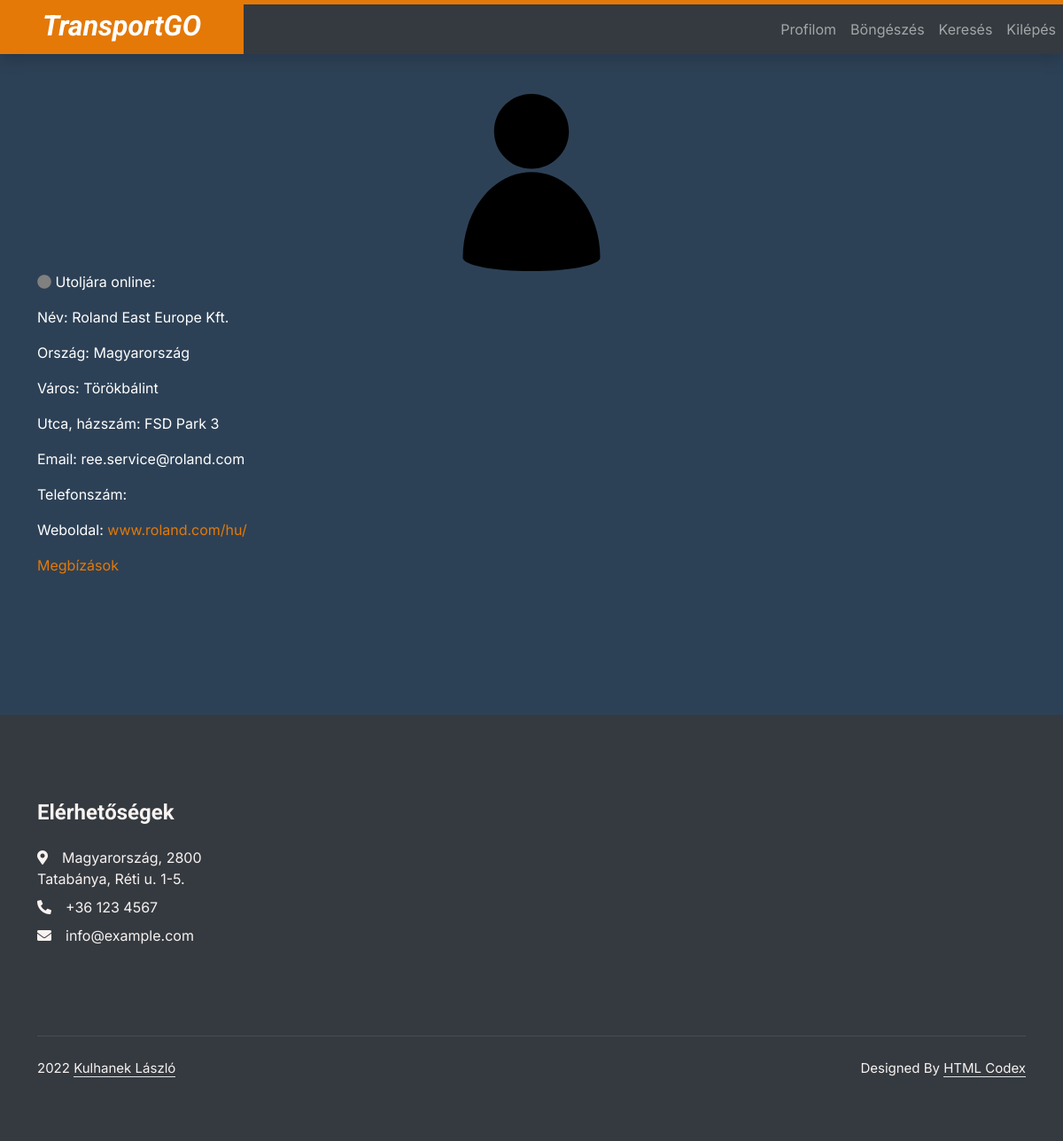
Before: /index.php?page=profile&id=6 (signed in) with the older database file.
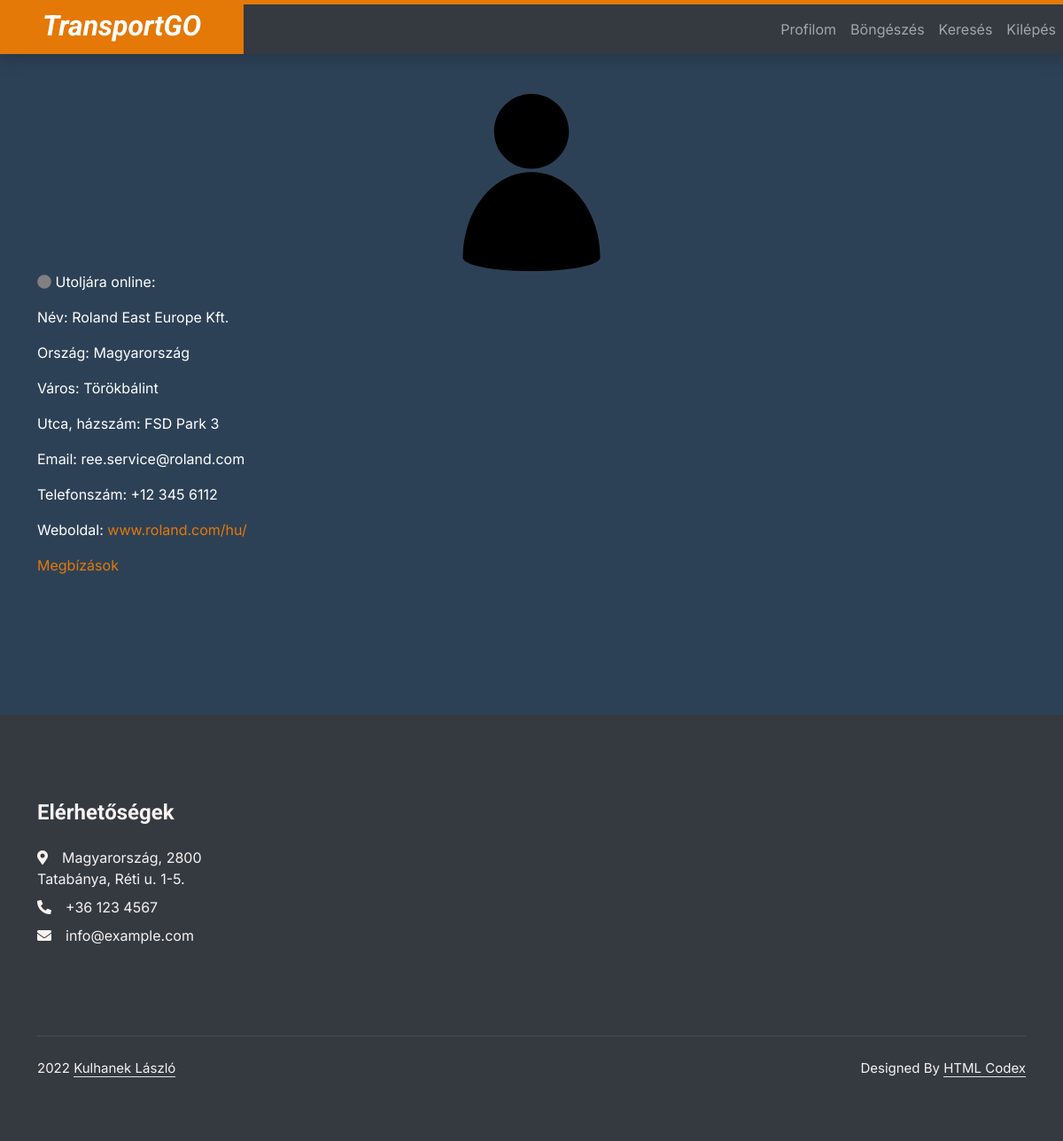
After: the same page with the newer database file.
### tables this page shows
CREATE TABLE `companies` (
  `compID` int(10) NOT NULL,
  `name` varchar(120) NOT NULL,
  `townID` int(10) NOT NULL,
  `street` varchar(120) NOT NULL,
  `houseNumber` varchar(10) NOT NULL,
  `email` varchar(120) NOT NULL,
  `phoneNumber` varchar(15) NOT NULL,
  `webpage` varchar(120) NOT NULL,
  `username` varchar(50) NOT NULL,
  `password` varchar(32) NOT NULL
);

### model/Company.php (called while the page is built, shortened)
<?php
class Company {
    private $compID;
    private $name;
    private $street;
    private $houseNumber;
    private $email;
    private $phoneNumber;
    private $webpage;
    public function set_user($id, $conn) {
        $sql = "SELECT compID, `name`, townID, street, houseNumber, email, phoneNumber, webpage, username, `password` FROM companies";
        $sql .= " WHERE compID = ".htmlspecialchars($id)." ";
        $result = $conn->query($sql);
        if ($conn->query($sql)) {
            if ($result->num_rows > 0) {
                $row = $result->fetch_assoc();
                $this->compID = $row['compID'];
                $this->name = $row['name'];
                $this->street = $row['street'];
                $this->houseNumber = $row['houseNumber'];
                $this->email = $row['email'];
                $this->phoneNumber = $row['phoneNumber'];
                $this->webpage = $row['webpage'];
            }
        }
    }
    public function get_id(){
        return $this->compID;
    }
    public function get_name(){
        return $this->name;
    }
    public function get_street(){
        return $this->street;
    }
    public function get_houseNumber(){
        return $this->houseNumber;
    }
    public function get_email(){
        return $this->email;
    }
    public function get_phone(){
        return $this->phoneNumber;
    }
    public function get_webpage(){
        return $this->webpage;
    }
}
?>

### model/Country.php (called while the page is built, shortened)
<?php
class Country{
    private $name;
    public function set_country($id, $conn) {
        $sql = "SELECT countryID, name FROM countries";
        $sql .= " WHERE countryID LIKE '".htmlspecialchars($id)."' ";
        $result = $conn->query($sql);
        if ($conn->query($sql)) {
            if ($result->num_rows > 0) {
                $row = $result->fetch_assoc();
                $this->name = $row['name'];
            }
        }
    }
    public function get_name(){
        return $this->name;
    }
}
?>

### model/Town.php (called while the page is built, shortened)
<?php
class Town{
    private $name;
    public function set_town($id, $conn) {
        $sql = "SELECT townID, name, countryID FROM towns";
        $sql .= " WHERE townID LIKE '".htmlspecialchars($id)."' ";
        $result = $conn->query($sql);
        if ($conn->query($sql)) {
            if ($result->num_rows > 0) {
                $row = $result->fetch_assoc();
                $this->name = $row['name'];
            }
        }
    }
    public function get_name(){
        return $this->name;
    }
}
?>

### view/profile.php (the view, shortened to what this page needs)
<div class="container">
<?php
    if($_SESSION["type"]=="driver"){
?>
<div>
    <img class="rounded mx-auto profilePic d-block" src="img/default.svg" alt="Profilkép" class="img-thumbnail img-responsive">
</div>
<?php echo $status;?>
<p id="name">Név: <?php echo $company->get_name() ?></p>
<p>Ország: <?php echo $country->get_name() ?></p>
<p>Város: <?php echo $town->get_name()?></p>
<p>Utca, házszám: <?php echo $company->get_street()." ".$company->get_houseNumber()?></p>
<p>Email: <?php echo $company->get_email()?></p>
<p>Telefonszám: <?php echo $company->get_phone()?></p>
<p class="normalLink">Weboldal: <?php echo "<a href='https://".$company->get_webpage()."' target='_blank'>".$company->get_webpage()."</a>"?>
<p class="normalLink"><?php echo '<a href="index.php?page=showJobs&id='.$company->get_id().'" target="_blank">Megbízások</a>'?>
<?php
}
?>
</div>

Changed rows visible on the page:
changed companies "Roland East Europe Kft.": phoneNumber (not shown) → "+12 345 6112"
